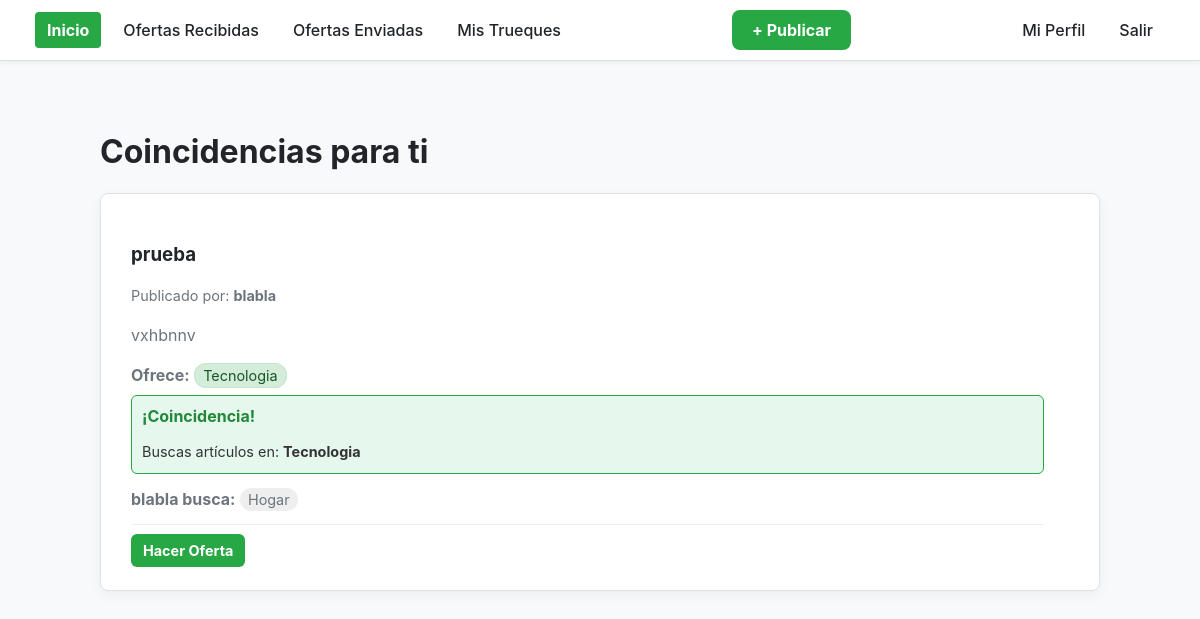
Page / (signed in) on the earlier database version.
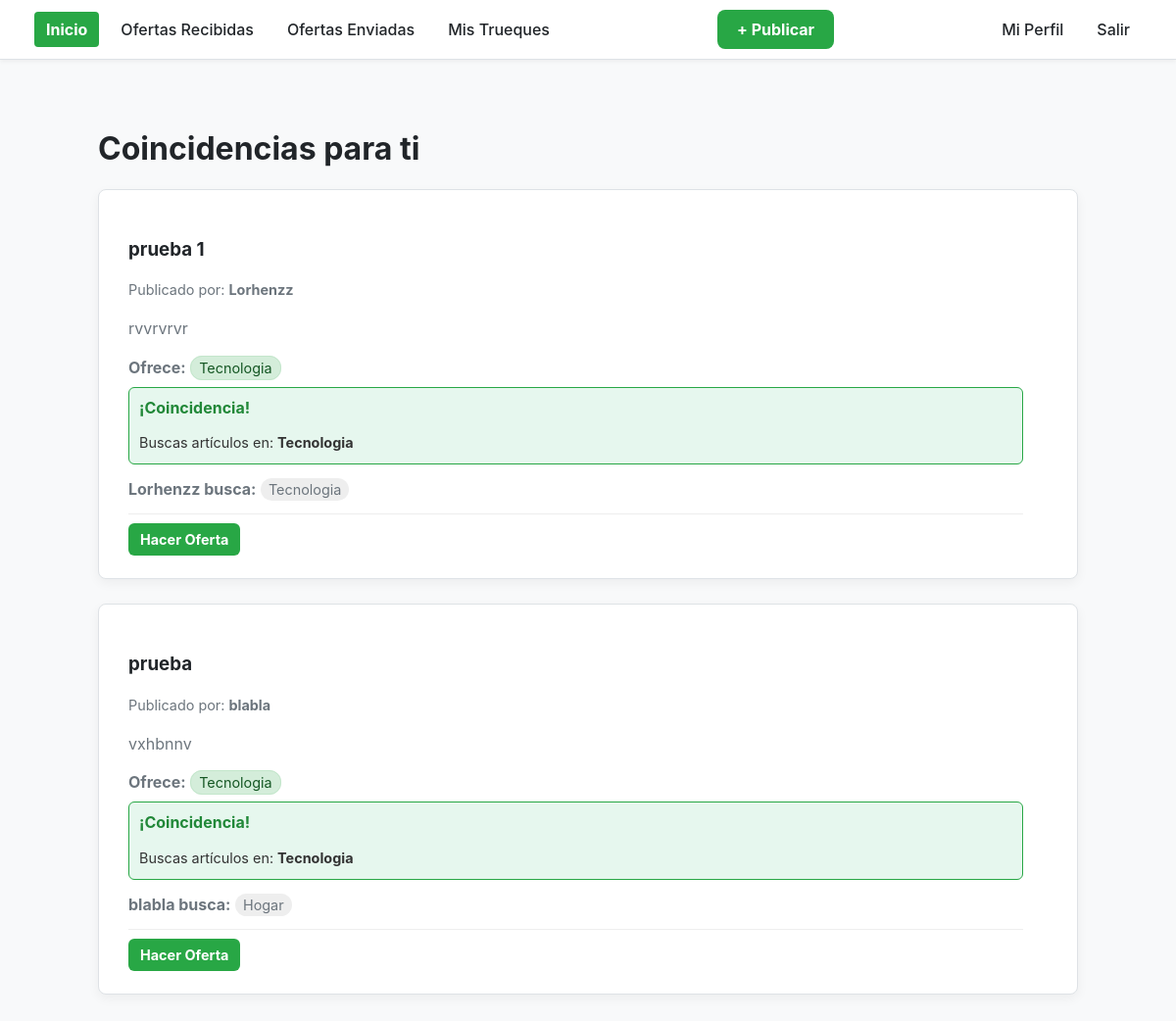
Same page on the later database version.
### myapp/models.py (models this page shows, shortened)
class Articulo(models.Model):
    titulo = models.CharField(max_length=200)
    descripcion = models.TextField()
    propietario = models.ForeignKey(User, on_delete=models.CASCADE)
    imagen = models.ImageField(upload_to='publicaciones/', null=True, blank=True)
    categorias = models.ManyToManyField(Categoria, related_name='articulos')

class Categoria(models.Model):
    nombre = models.CharField(max_length=100, unique=True)
    padre = models.ForeignKey('self', null=True, blank=True, on_delete=models.CASCADE, related_name='subcategorias')
    def __str__(self):
        ruta_completa = [self.nombre]
        k = self.padre
        while k is not None:
            ruta_completa.insert(0, k.nombre)
            k = k.padre
        return ' - '.join(ruta_completa)

### myapp/views.py (the view)
# urls.py: path('', views.index, name='index'),
def index(request):
    title = 'Últimas Publicaciones'
    if request.user.is_authenticated:
        try:
            categorias_deseadas = request.user.deseo.categorias_buscadas.all()
        except Deseo.DoesNotExist:
            categorias_deseadas = Categoria.objects.none()
        if categorias_deseadas.exists():
            articulos_filtrados = Articulo.objects.filter(
                categorias__in=categorias_deseadas
            ).exclude(
                propietario=request.user
            ).distinct() # .distinct() evita duplicados
            title = 'Coincidencias para ti'
        else:
            articulos_filtrados = Articulo.objects.exclude(propietario=request.user)
            title = 'Todas las Publicaciones'
        articulos = articulos_filtrados.order_by('-id') # Mostramos los más nuevos primero
    else:
        articulos = Articulo.objects.all().order_by('-id')
    return render(request, 'index.html', {
        'title': title,
        'articulos': articulos
    })

### myapp/context_processors.py (called while the page is built)
def notificaciones_pendientes(request):
    if not request.user.is_authenticated:
        return {}
    try:
        ofertas_count = Oferta.objects.filter(
            articulo_deseado__propietario=request.user,
            estado='PENDIENTE'
        ).count()
    except:
        ofertas_count = 0
    try:
        trueques_count = TruequeSugerido.objects.filter(
            participantes=request.user,
            estado='SUGERIDO'
        ).exclude(
            usuarios_que_aceptaron=request.user
        ).count()
    except:
        trueques_count = 0
    return {
        'ofertas_pendientes_count': ofertas_count,
        'trueques_pendientes_count': trueques_count,
    }

### myapp/templates/index.html (shortened to what this page needs)
{% extends 'layout/base.html' %}
{% load static %}
{% block content %}
<h1>{{title}}</h1>
<section>
    {% for articulo in articulos %}
        <article class="card" style="display: flex; justify-content: space-between; align-items: flex-start; margin-bottom: 25px;">
            <div style="flex: 1; margin-right: 25px;">
                <h3>{{ articulo.titulo }}</h3>
                <p style="font-size: 0.9em; color: var(--color-text-secondary);">
                    Publicado por: <b>{{ articulo.propietario.username }}</b>
                </p>
                <p>{{ articulo.descripcion }}</p>
                <div style="margin-bottom: 10px;">
                    <strong>Ofrece:</strong>
                    {% for categoria in articulo.categorias.all %}
                        <span style="background: #d4edda; color: #155724; border: 1px solid #c3e6cb; padding: 3px 8px; border-radius: 12px; font-size: 0.9em;">
                            {{ categoria }}
                        </span>
                    {% empty %}
                        <span style="font-style: italic; font-size: 0.9em;">(Sin categoría)</span>
                    {% endfor %}
                </div>
                {% if user.is_authenticated and user.deseo.categorias_buscadas.all %}
                <div style="background: #e6f7ee; border: 1px solid var(--color-accent); padding: 10px; border-radius: 6px; margin-bottom: 15px;">
                    <strong style="color: var(--color-accent-hover);">¡Coincidencia!</strong>
                    <p style="margin-bottom: 0; color: #333; font-size: 0.9em;">
                        Buscas artículos en:
                        {% for cat_deseada in user.deseo.categorias_buscadas.all %}
                            {% if cat_deseada in articulo.categorias.all %}
                                <span style="font-weight: bold;">{{ cat_deseada }}</span>{% if not forloop.last %}, {% endif %}
                            {% endif %}
                        {% endfor %}
                    </p>
                </div>
                {% endif %}
                <div>
                    <strong>{{ articulo.propietario.username }} busca:</strong>
                    {% for categoria in articulo.propietario.deseo.categorias_buscadas.all %}
                        <span style="background: #eee; padding: 3px 8px; border-radius: 12px; font-size: 0.9em;">
                            {{ categoria }}
                        </span>
                    {% empty %}
                        <span style="font-style: italic; font-size: 0.9em;">(No especificó categorías)</span>
                    {% endfor %}
                </div>
                {% if user.is_authenticated %}
                    <div style="border-top: 1px solid #eee; margin-top: 15px; padding-top: 15px;">
                        {% if user == articulo.propietario %}
                            <a href="{% url 'editar_publicacion' articulo.id %}" style="text-decoration: none; padding: 8px 12px; background: #007bff; color: white; border-radius: 5px; font-weight: 500;">
                                Editar
                            </a>
                            <a href="{% url 'eliminar_publicacion' articulo.id %}" style="text-decoration: none; padding: 8px 12px; background: #dc3545; color: white; border-radius: 5px; font-weight: 500; margin-left: 10px;">
                                Eliminar
                            </a>
                        {% else %}
                            <a href="{% url 'hacer_oferta' articulo.id %}"
                               class="btn"
                               style="background-color: var(--color-accent); width: auto; font-size: 0.9em; padding: 8px 12px;">
                                Hacer Oferta
                            </a>
                        {% endif %}
                    </div>
                {% endif %}
                </div>
        </article>
    {% endfor %}
</section>
{% endblock %}

Differences in the rows shown:
added Articulo: titulo "prueba 1", propietario.username "Lorhenzz", descripcion "rvvrvrvr", shows "Hacer Oferta", Categoria (nombre+padre "Tecnologia")
